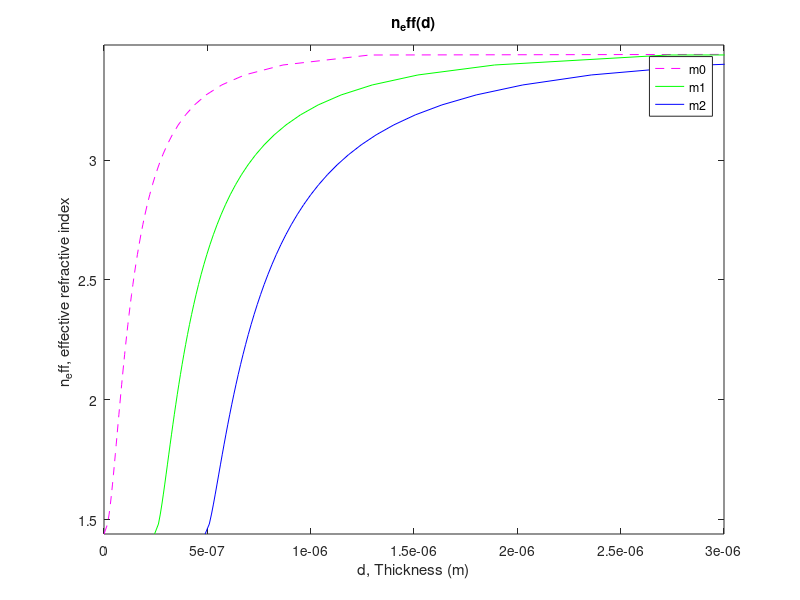

Write MATLAB code to recreate this figure. (Note: this script raises an error after producing the figure.)
clc
clear all
close all

%% 1 - Valutazione n_eff(d)
sample = 50;

n_cladding=1.44;
n_core=3.48;
lambda=1.55*10^-6;
omega=2*pi*3e8/lambda;
mu=4*pi*10^-7;
m0=0;
m1=1;
m2=2;
k_0=2*pi/lambda;

n_eff=linspace(n_cladding,n_core-0.0001,sample);
gamma= k_0*(sqrt(n_eff.^2 -n_cladding^2));

k_x= k_0*(sqrt(n_core^2-n_eff.^2));

d0=(2*atan(gamma./k_x)+m0*pi)./k_x;
d1=(2*atan(gamma./k_x)+m1*pi)./k_x;
d2=(2*atan(gamma./k_x)+m2*pi)./k_x;

figure (1)
plot( d0, n_eff,'m--', d1, n_eff, 'g-', d2, n_eff, 'b')
xlabel('d, Thickness (m)');
ylabel('n_eff, effective refractive index ');
legend('m0','m1','m2');
title('n_eff(d)');
xlim([0, 3e-6]);
ylim([n_cladding, n_core]);
%% punto 2

d=4.5e-7; %value for having only te0 and te1 modes
[~, index_0] = min(abs(d0-d));  % trovo l'indice del dato del vettore d0 con il valore più vicino a d
[~, index_1] = min(abs(d1-d));  % trovo l'indice del dato del vettore d1 con il valore più vicino a d
n_eff_0 = n_eff(index_0);      % valore efficace modo 0
n_eff_1 = n_eff(index_1);      % valore efficace modo 1
beta_0 = k_0*n_eff_0;       % beta efficace modo 0
beta_1 = k_0*n_eff_1;       % beta efficace modo 1
k_x_0 = k_0*(sqrt(n_core^2-n_eff_0^2));
k_x_1 = k_0*(sqrt(n_core^2-n_eff_1^2));
gamma_0 = k_0*(sqrt(n_eff_0^2 -n_cladding^2));
gamma_1 = k_0*(sqrt(n_eff_1^2 -n_cladding^2));

% Ey
syms x;
Ey_0 = piecewise( x>0, exp(-gamma_0.*x), -d<=x<=0, (cos(k_x_0.*x) - (gamma_0/k_x_0)*sin(k_x_0.*x)), x<-d, (cos(k_x_0.*(-d)) - (gamma_0/k_x_0)*sin(k_x_0.*(-d)))*exp(gamma_0*(x+d)) );
figure(2)
hold on
grid on
fplot(Ey_0, [-2*d d])
xline(-d, '--k');
xline(0, '--k');
title("E_y modo 0")

Ey_1 = piecewise( x>0, exp(-gamma_1.*x), -d<=x<=0, (cos(k_x_1.*x) - (gamma_1/k_x_1)*sin(k_x_1.*x)), x<-d, (cos(k_x_1.*(-d)) - (gamma_1/k_x_1)*sin(k_x_1.*(-d)))*exp(gamma_1*(x+d)) );
figure(3)
hold on
grid on
fplot(Ey_1, [-2*d d])
xline(-d, '--k');
xline(0, '--k');
title("E_y modo 1")

% Hz    [ dEy/dx = -j*omega*mu*Hz ]
Hz_0 = diff(Ey_0, x)/(omega*mu);
figure(4)
hold on
grid on
fplot(Hz_0, [-2*d d])
xline(-d, '--k');
xline(0, '--k');
title("H_z modo 0")

Hz_1 = diff(Ey_1, x)/(omega*mu);
figure(5)
hold on
grid on
fplot(Hz_1, [-2*d d])
xline(-d, '--k');
xline(0, '--k');
title("H_z modo 1")

% Hx    [ -j*beta*Ey = j*omega*mu*Hx ]
Hx_0 = -(beta_0*Ey_0)/(omega*mu);
figure(6)
hold on
grid on
fplot(Hx_0, [-2*d d])
xline(-d, '--k');
xline(0, '--k');
title("H_x modo 0")

Hx_1 = -(beta_1*Ey_1)/(omega*mu);
figure(7)
hold on
grid on
fplot(Hx_1, [-2*d d])
xline(-d, '--k');
xline(0, '--k');
title("H_x modo 1")
%{


%% punto 3
% ha senso utilizzare un range di d0 che va da 0 fino al massimo di 2/3e-6

Gamma = ones(1,length(n_eff));

for i = 1:length(n_eff)     % prendo uno a uno tutti i valori di d così so il corrispettivo n_eff e posso calcolarmi Ey
    syms x;
    Ey = piecewise( x>0, exp(-gamma(i).*x), -d0(i)<=x<=0, (cos(k_x(i).*x) - (gamma(i)/k_x(i))*sin(k_x(i).*x)), x<-d0(i), (cos(k_x(i).*(-d0(i))) - (gamma(i)/k_x(i))*sin(k_x(i).*(-d0(i))))*exp(gamma(i)*(x+d0(i))) );
    Gamma(i) = int(Ey^2, x, -d0(i), 0)/int(Ey^2, x, -inf, inf);    
end 

figure(8)
plot(d0, Gamma)
title("{Γ_TE0} in funzione dello spesso del core");
xlabel("thickness");
ylabel("Γ_TE0");



%% punto 4

alpha_core = 0.3;
alpha_cladding = 0.15;

alpha_modal = Gamma.*alpha_core + (1-Gamma).*alpha_cladding;    % alpha in cm^-1
alpha_modal_db = alpha_modal.*10*log10(exp(1));                 % alpha in dB/cm
figure(9)
plot(d0, alpha_modal)
figure(10)
semilogx(d0, alpha_modal_db)    % da capire se è meglio avere uno/entrambi gli assi logaritmici oppure no

%slide 13 pacco 2 reflection coefficient=d/we che minchia è we?

%% punto 5

len = 0.5; % guida lunga 0.5 cm
insertion_loss = alpha_modal_db*len;    % non sono sicuro ma da quello che ho capito la formula è -10*log(P_out/P_in)
figure(11)
plot(d0, insertion_loss)

%% punto 6
[~, index_Gamma] = min(abs(Gamma-0.75));  % trovo l'indice del dato del vettore Gamma con il valore più vicino a 0.75
thickness = d0(index_Gamma);

%% punto 7
lambda_7 = linspace(850, 1620, 1e4);    % vettore lambda da 850 nm a 1620 nm


%}















